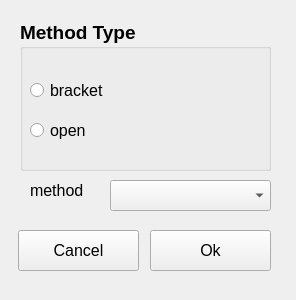
<?xml version="1.0" encoding="UTF-8"?>
<ui version="4.0">
 <class>Form</class>
 <widget class="QWidget" name="Form">
  <property name="geometry">
   <rect>
    <x>0</x>
    <y>0</y>
    <width>296</width>
    <height>300</height>
   </rect>
  </property>
  <property name="minimumSize">
   <size>
    <width>296</width>
    <height>300</height>
   </size>
  </property>
  <property name="maximumSize">
   <size>
    <width>296</width>
    <height>300</height>
   </size>
  </property>
  <property name="windowTitle">
   <string>single root</string>
  </property>
  <widget class="QPushButton" name="pushButton_2">
   <property name="geometry">
    <rect>
     <x>18</x>
     <y>230</y>
     <width>121</width>
     <height>41</height>
    </rect>
   </property>
   <property name="font">
    <font>
     <pointsize>12</pointsize>
    </font>
   </property>
   <property name="text">
    <string>Cancel</string>
   </property>
  </widget>
  <widget class="QGroupBox" name="groupBox">
   <property name="geometry">
    <rect>
     <x>20</x>
     <y>20</y>
     <width>251</width>
     <height>151</height>
    </rect>
   </property>
   <property name="font">
    <font>
     <pointsize>14</pointsize>
     <weight>75</weight>
     <bold>true</bold>
    </font>
   </property>
   <property name="title">
    <string>Method Type</string>
   </property>
   <widget class="QRadioButton" name="radioButton">
    <property name="geometry">
     <rect>
      <x>10</x>
      <y>60</y>
      <width>95</width>
      <height>20</height>
     </rect>
    </property>
    <property name="font">
     <font>
      <pointsize>12</pointsize>
      <weight>50</weight>
      <bold>false</bold>
     </font>
    </property>
    <property name="text">
     <string>bracket</string>
    </property>
   </widget>
   <widget class="QRadioButton" name="radioButton_2">
    <property name="geometry">
     <rect>
      <x>10</x>
      <y>100</y>
      <width>111</width>
      <height>20</height>
     </rect>
    </property>
    <property name="font">
     <font>
      <pointsize>12</pointsize>
      <weight>50</weight>
      <bold>false</bold>
     </font>
    </property>
    <property name="text">
     <string>open</string>
    </property>
   </widget>
  </widget>
  <widget class="QLabel" name="label">
   <property name="geometry">
    <rect>
     <x>30</x>
     <y>180</y>
     <width>81</width>
     <height>21</height>
    </rect>
   </property>
   <property name="font">
    <font>
     <pointsize>12</pointsize>
    </font>
   </property>
   <property name="text">
    <string>method</string>
   </property>
  </widget>
  <widget class="QPushButton" name="pushButton">
   <property name="geometry">
    <rect>
     <x>150</x>
     <y>230</y>
     <width>121</width>
     <height>41</height>
    </rect>
   </property>
   <property name="font">
    <font>
     <pointsize>12</pointsize>
    </font>
   </property>
   <property name="text">
    <string>Ok</string>
   </property>
  </widget>
  <widget class="QComboBox" name="comboBox">
   <property name="geometry">
    <rect>
     <x>110</x>
     <y>180</y>
     <width>161</width>
     <height>31</height>
    </rect>
   </property>
  </widget>
 </widget>
 <resources/>
 <connections/>
</ui>
